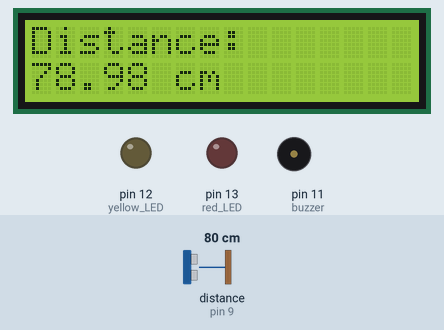
A program run on a simulated Arduino Uno, built with avr-gcc and run on an emulated ATmega328P. Parts: 16×2 character LCD, output pins drawn as LEDs (lit = HIGH), buzzer (waves = sounding). Wiring (from diagram.json): ultrasonic range finder: trigger pin 8; echo pin 9. The test bench sets the inputs (shaded band); at power-on: distance to the obstacle (sensor on pin 9) 80 cm. The echo pulse lasts 58.3 µs per cm; pins used as bus, display or sensor lines are not drawn; what the program prints to the serial monitor is not drawn.

Above: at 1.2 s.
1.3 s: distance to the obstacle (sensor on pin 9) set to 23 cm
At 2.4 s:
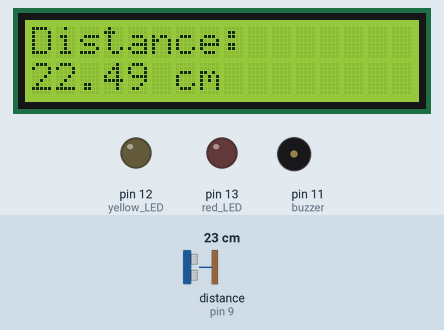
3.1 s: distance to the obstacle (sensor on pin 9) set to 19 cm
At 3.5 s:
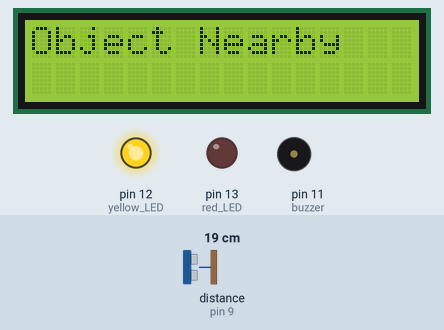
4.7 s: distance to the obstacle (sensor on pin 9) set to 12 cm
6.2 s: distance to the obstacle (sensor on pin 9) set to 9 cm
At 7.4 s:
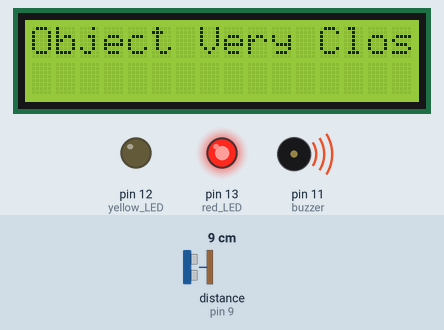
7.8 s: distance to the obstacle (sensor on pin 9) set to 18 cm
At 8.3 s:
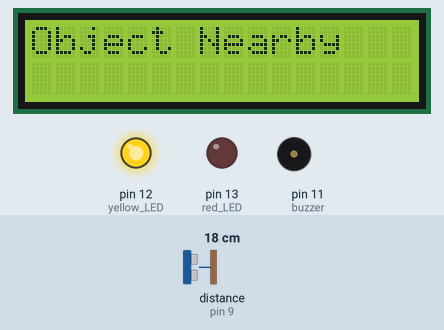
9.4 s: distance to the obstacle (sensor on pin 9) set to 2 cm
At 10.4 s:
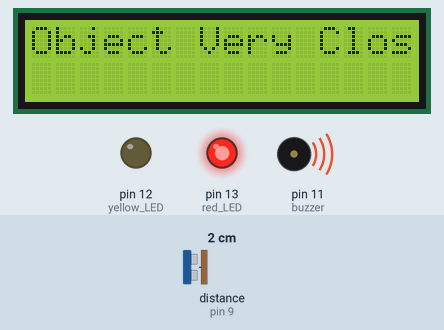
Timing chart, 0 to 11.9 s (numbered marks = the images above; inputs shaded):
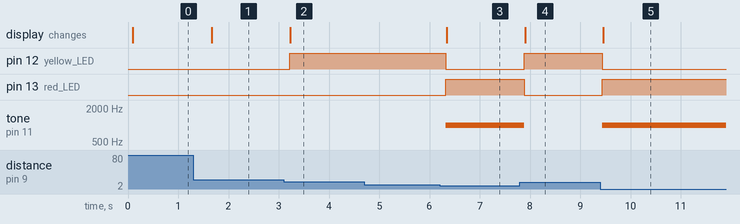

The program:

main.cpp
```cpp
#include <Arduino.h>
#include <LiquidCrystal_I2C.h>

LiquidCrystal_I2C lcd(0x27, 16, 2);

const int ECHO_PIN = 9;
const int TRIG_PIN = 8;
const int red_LED = 13;
const int yellow_LED = 12;
const int buzzer = 11;

float readDistanceCM() {
  digitalWrite(TRIG_PIN, LOW);
  delayMicroseconds(2);
  digitalWrite(TRIG_PIN, HIGH);
  delayMicroseconds(10);
  digitalWrite(TRIG_PIN, LOW);
  int duration = pulseIn(ECHO_PIN, HIGH);
  return duration * 0.034 / 2;
}

void setup() {
  Serial.begin(9600);
  pinMode(TRIG_PIN, OUTPUT);
  pinMode(ECHO_PIN, INPUT);
  pinMode(red_LED, OUTPUT);
  pinMode(yellow_LED, OUTPUT);
  pinMode(buzzer, OUTPUT);
  lcd.init();
  lcd.backlight();
  lcd.clear();
}

void loop() {
  float distance = readDistanceCM();

  if (distance <= 10) {
    digitalWrite(red_LED, HIGH);
    digitalWrite(yellow_LED, LOW);
    tone(buzzer, 1000);
    lcd.clear();
    lcd.setCursor(0, 0);
    lcd.print("Object Very Close");
    Serial.print("Measured distance: ");
    Serial.println(distance);
  } else if (distance > 10 && distance <= 20) {
    digitalWrite(red_LED, LOW);
    digitalWrite(yellow_LED, HIGH);
    noTone(buzzer);
    lcd.clear();
    lcd.setCursor(0, 0);
    lcd.print("Object Nearby");
    Serial.print("Measured distance: ");
    Serial.println(distance);
  }
  else {
    digitalWrite(red_LED, LOW);
    digitalWrite(yellow_LED, LOW);
    noTone(buzzer);
    lcd.clear();
    lcd.setCursor(0, 0);
    lcd.print("Distance:");
    lcd.setCursor(0, 1);
    lcd.print(distance);
    lcd.print(" cm");
    Serial.print("Measured distance: ");
    Serial.println(distance);
  }
  delay(500);
}
```

Measured:
- the behaviour switches between 21 and 20 cm on distance to the obstacle (sensor on pin 9) (found by bisection; images 1 and 2)
- the behaviour switches between 11 and 10 cm on distance to the obstacle (sensor on pin 9) (found by bisection; images 2 and 3)
- after the input at 1.3 s, the display: changes after 0.37 s (image 1)
- after the input at 3.1 s, pin 12 (yellow_LED): LOW → HIGH after 0.12 s; the display: changes after 0.13 s (image 2)
- after the input at 4.7 s, every drawn part: stays the same
- after the input at 6.2 s, pin 12 (yellow_LED): HIGH → LOW after 0.12 s; pin 13 (red_LED): LOW → HIGH after 0.12 s; tone on pin 11 (buzzer): silent → 1000 Hz after 0.12 s; the display: changes after 0.14 s (image 3)
- after the input at 7.8 s, pin 12 (yellow_LED): LOW → HIGH after 0.09 s; pin 13 (red_LED): HIGH → LOW after 0.09 s; tone on pin 11 (buzzer): 1000 Hz → silent after 0.09 s; the display: changes after 0.10 s (image 4)
- after the input at 9.4 s, pin 12 (yellow_LED): HIGH → LOW at once; pin 13 (red_LED): LOW → HIGH at once; tone on pin 11 (buzzer): silent → 1000 Hz at once; the display: changes after 0.06 s (image 5)
